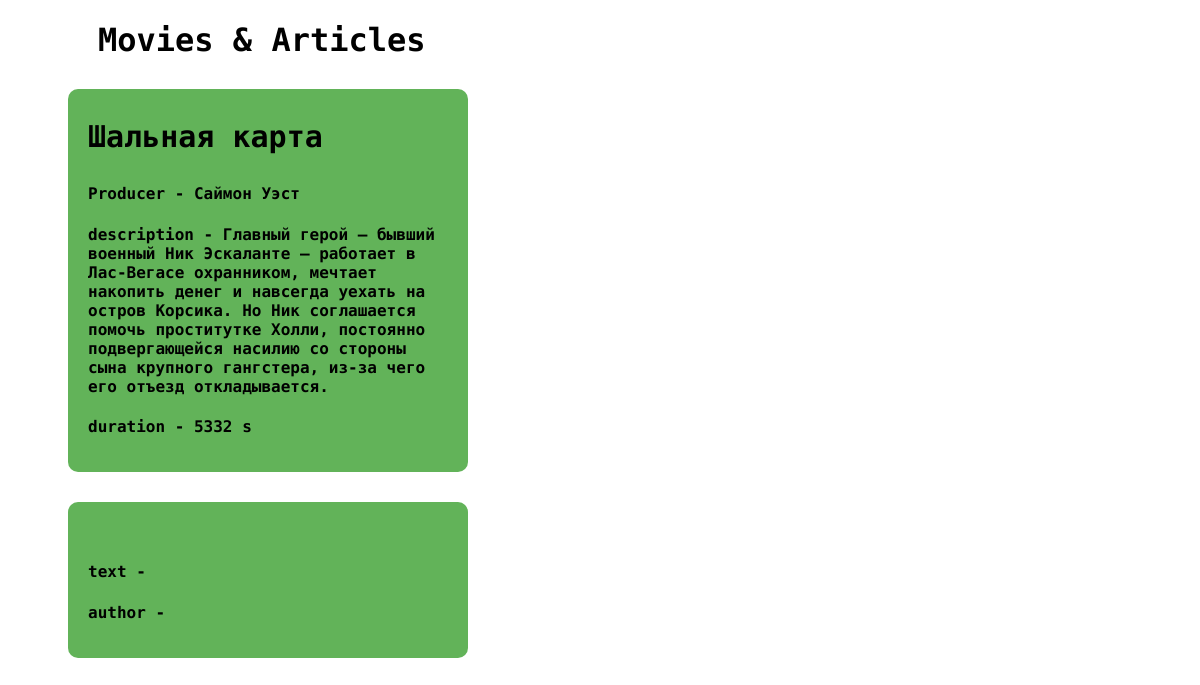
The app's page /movies/2/ with its own data.
### movie/models.py (models this page shows)
class Movie(models.Model):
    title = models.CharField(max_length=200)
    description = models.CharField(max_length=400)
    producer = models.CharField(max_length=200)
    duration = models.IntegerField()

### movie/views.py (the view)
# urls.py: path('movies/<str:id>/', views.movie_by_id),
def movie_by_id(request, id):
    movie_single = Movie.objects.get(pk=id)
    context = {"movie_single": movie_single}
    return render(request, 'main.html', context)

### movie/templates/main.html (shortened to what this page needs)
<!doctype html>
<html lang="en">
<head>
</head>
<body>
         <h1>Movies & Articles</h1>
        <div>
         <h3>{{movie_single.title}}</h3>
         <h4>Producer - {{movie_single.producer}}</h4>
          <h4>description - {{movie_single.description}}</h4>
           <h4>duration - {{movie_single.duration}} s</h4>
            </div>
        <div>
         <h3>{{article_single.title}}</h3>
         <h4>text - {{article_single.text}}</h4>
          <h4>author - {{article_single.author}}</h4>
            </div>
</body>
</html>

### movie/templates/main.html (style rules this page uses)
h1 { padding-left:90px; font-family: "Kode Mono", monospace; font-optical-sizing: auto; font-style: normal; }
h3 { font-weight:600; font-size:30px; font-family: "Kode Mono", monospace; font-optical-sizing: auto; font-style: normal; padding-left: 20px; padding-right: 20px; padding-top: 30px; }
h4 { font-family: "Kode Mono", monospace; font-optical-sizing: auto; font-style: normal; padding-left: 20px; padding-right: 20px; }
div { font-family: "Kode Mono", monospace; font-optical-sizing: auto; font-style: normal; margin-left:60px; background-color:#62b359; width: 400px; padding-bottom: 15px; border-radius:10px; }

### records on screen
Movie: title "Шальная карта", producer "Саймон Уэст", description "Главный герой — бывший военный Ник Эскаланте — работает в Лас-Вегасе охранником, мечтает накопить денег и навсегда уехать на остров Корсика. Но Ник соглашается помочь проститутке Холли, постоянно подвергающейся насилию со стороны сына крупного гангстера, из-за чего его отъезд откладывается.", duration "5332"
